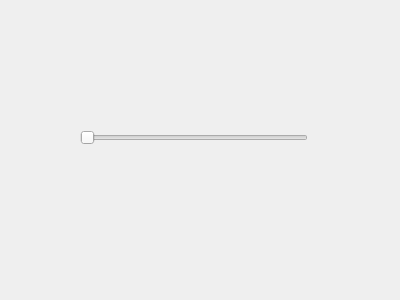
<?xml version="1.0" encoding="UTF-8"?>
<ui version="4.0">
 <class>Widget</class>
 <widget class="QWidget" name="Widget">
  <property name="geometry">
   <rect>
    <x>0</x>
    <y>0</y>
    <width>400</width>
    <height>300</height>
   </rect>
  </property>
  <property name="windowTitle">
   <string>Widget</string>
  </property>
  <widget class="QSlider" name="horizontalSlider">
   <property name="geometry">
    <rect>
     <x>80</x>
     <y>130</y>
     <width>228</width>
     <height>16</height>
    </rect>
   </property>
   <property name="minimumSize">
    <size>
     <width>228</width>
     <height>16</height>
    </size>
   </property>
   <property name="maximumSize">
    <size>
     <width>228</width>
     <height>16</height>
    </size>
   </property>
   <property name="orientation">
    <enum>Qt::Horizontal</enum>
   </property>
  </widget>
 </widget>
 <layoutdefault spacing="6" margin="11"/>
 <resources/>
 <connections/>
</ui>
